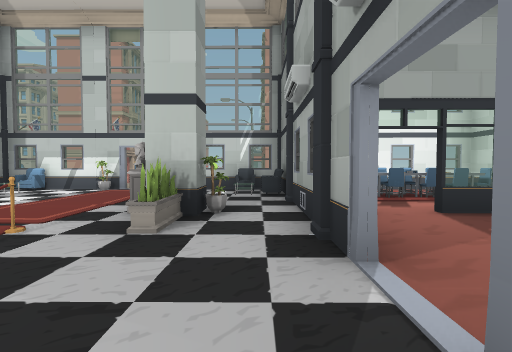
View 1 (above)

19 first-person views from a walk through a Unity game level. The camera is 1.2 m above the floor, tilts 2° down and sees 85° across. The floor is counted in squares, 2 m on a side. Each view is taken from the middle of a square. On the plan, view 1 faces up. The plan holds only what a view shows up to about 9 squares ahead; the rest is blank. The place goes on beyond the plan. The player character is not drawn. Some animated figures are not drawn. Door leaves are left out, so doorways stand open.

View 2
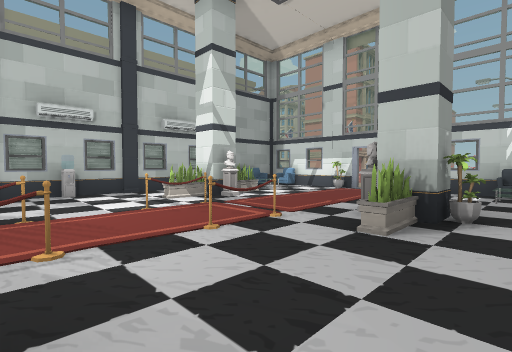

View 3
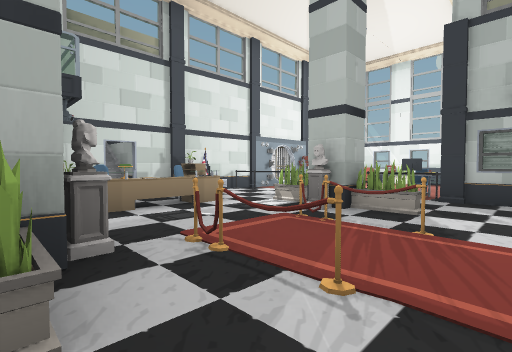

View 4
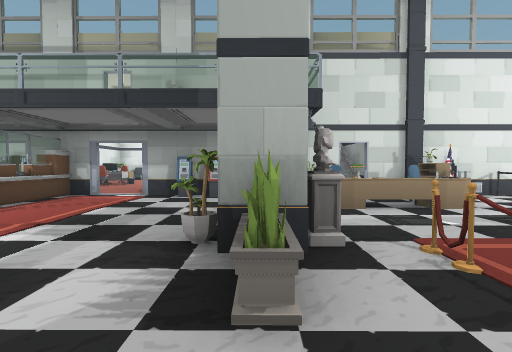

View 5
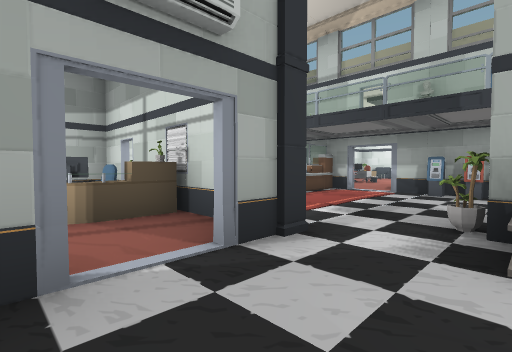

View 6
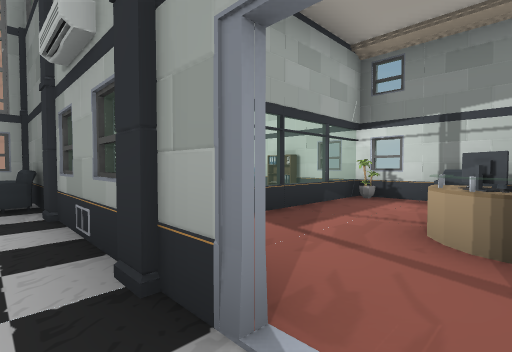

View 7
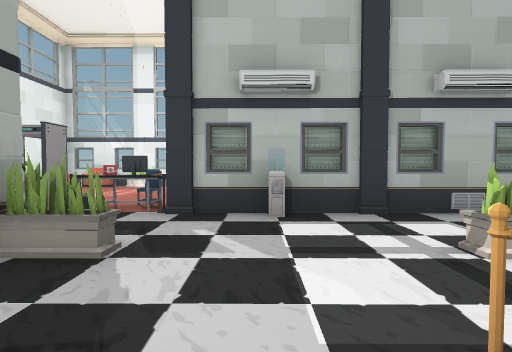

View 8
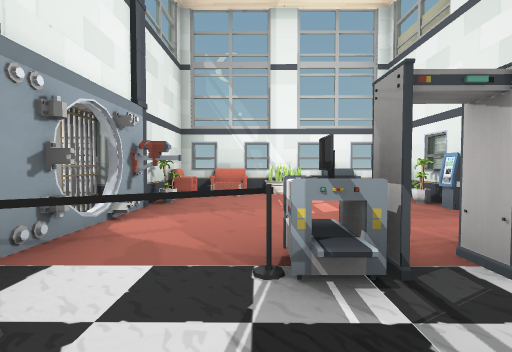

View 9
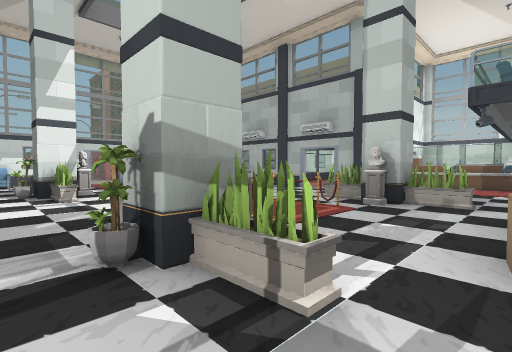

View 10
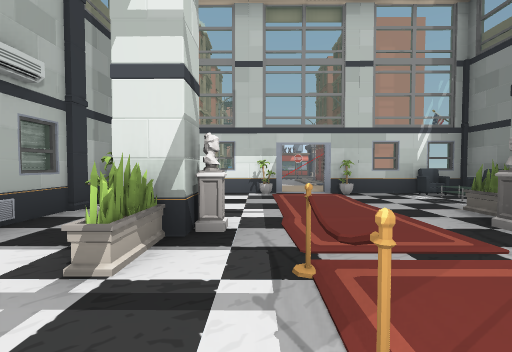

View 11
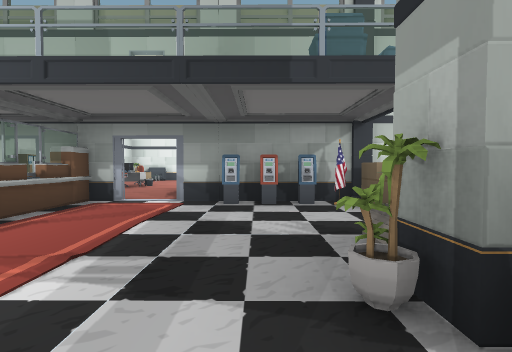

View 12
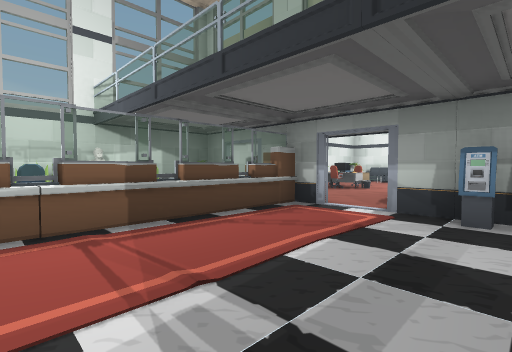

View 13
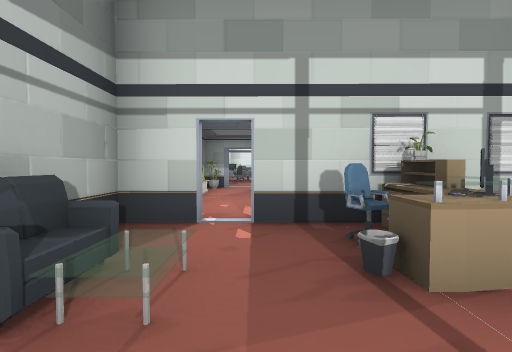

View 14
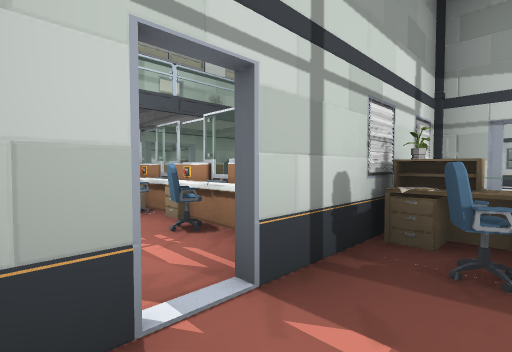

View 15
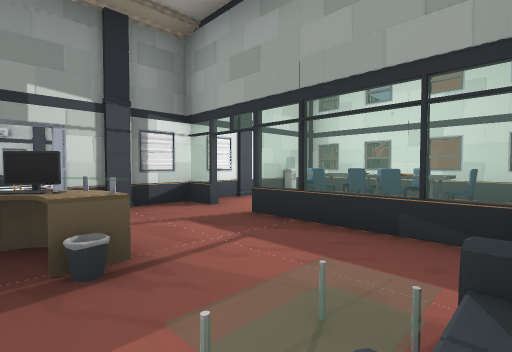

View 16
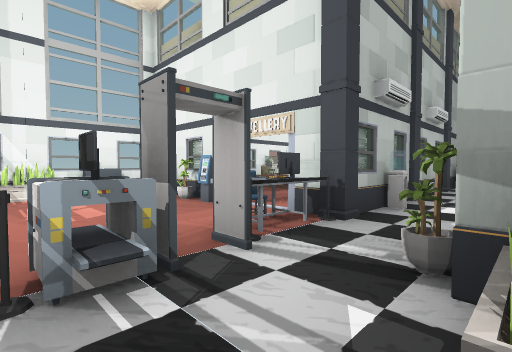

View 17
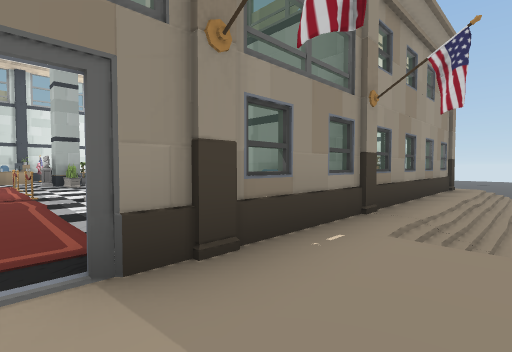

View 18
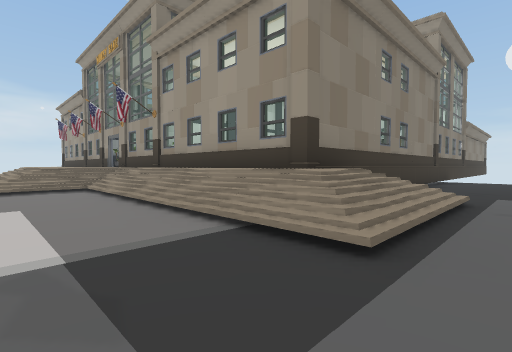

View 19
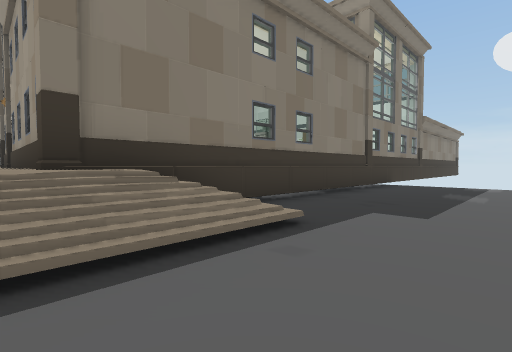

### Floor plan
Key: @ floor where view 1 was taken; # wall or solid block; . main floor; - floor 0.5 m lower than the main floor; _ floor 0.75 m lower than the main floor; < floor 1 m lower than the main floor; ( floor 1.25 m lower than the main floor; / step, stairs or slope; D open door; = window, fence, low wall or low ledge; R rug; P pillar; S sofa; L plant; C water cooler; E desk; O other object.
Columns run from 15 left of view 1 to 6 right of it. Each row starts with its distance up from view 1.
 11  ((<<<<<<//
 10  ((<<<<<</////
  9  (/////__-....
  8 ((/## .   ....
  7 ((_# ### #=#R#==P##==#
  6 ((-#O    S..R..SCOOOO#
  5 (((##   P...R.L.POOOO#
  4 (((##    .LPRRLLDD===#
  3 (((##   =.LOROL.=...L=
  2 (((##=   OOROR..P. .S#
  1 (((#   .#CL.....DOO..#
  0 (((( LODPOORORL@PLOD##
 -1 (((#S...OOLPOOL...EO##
 -2    #L...O.LOEPL..OO.O#
 -3    #L...O..O E...OEOO#
 -4    #SLO#DO.E OO..DE ##
 -5    #S#PDP #PDP ODDODL#

Where each view was taken, in squares from view 1:
view 1: 0 up, 0 right, facing up
view 2: 0 up, 0 right, facing up-left
view 3: 1 up, 1 left, facing down-left
view 4: 1 up, 1 left, facing down
view 5: 2 up, 1 left, facing down-right
view 6: 1 up, 0 right, facing up-right
view 7: 1 up, 3 left, facing left
view 8: 3 down, 5 left, facing left
view 9: 3 down, 6 left, facing up-right
view 10: 1 up, 4 left, facing up
view 11: 0 up, 0 right, facing down
view 12: 1 down, 0 right, facing down-right
view 13: 3 up, 4 right, facing down
view 14: 1 up, 5 right, facing down-left
view 15: 1 up, 5 right, facing up-left
view 16: 3 down, 5 left, facing up-left
view 17: 9 up, 3 left, facing down-left
view 18: 11 up, 14 left, facing down-right
view 19: 8 up, 15 left, facing down-right
